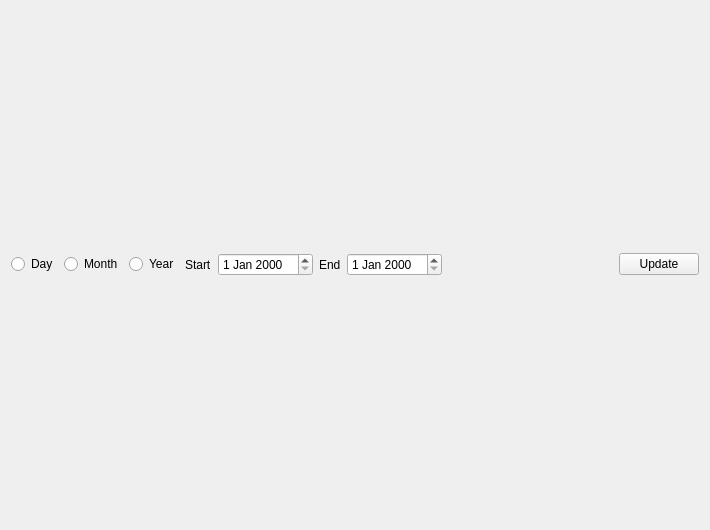
<?xml version="1.0" encoding="UTF-8"?>
<ui version="4.0">
 <class>StatForm</class>
 <widget class="QWidget" name="StatForm">
  <property name="geometry">
   <rect>
    <x>0</x>
    <y>0</y>
    <width>710</width>
    <height>530</height>
   </rect>
  </property>
  <property name="windowTitle">
   <string>Form</string>
  </property>
  <layout class="QVBoxLayout" name="verticalLayout">
   <item>
    <layout class="QGridLayout" name="gridLayout">
     <item row="0" column="5">
      <widget class="QLabel" name="label_2">
       <property name="text">
        <string>End</string>
       </property>
      </widget>
     </item>
     <item row="0" column="8">
      <widget class="QPushButton" name="mUpdateBtn">
       <property name="text">
        <string>Update</string>
       </property>
      </widget>
     </item>
     <item row="0" column="0">
      <widget class="QRadioButton" name="mDayRadio">
       <property name="text">
        <string>Day</string>
       </property>
      </widget>
     </item>
     <item row="0" column="1">
      <widget class="QRadioButton" name="mMonthRadio">
       <property name="text">
        <string>Month</string>
       </property>
      </widget>
     </item>
     <item row="0" column="6">
      <widget class="QDateEdit" name="mEndDate"/>
     </item>
     <item row="0" column="3">
      <widget class="QLabel" name="label">
       <property name="text">
        <string>Start</string>
       </property>
      </widget>
     </item>
     <item row="0" column="4">
      <widget class="QDateEdit" name="mStartDate"/>
     </item>
     <item row="0" column="2">
      <widget class="QRadioButton" name="mYearRadio">
       <property name="text">
        <string>Year</string>
       </property>
      </widget>
     </item>
     <item row="0" column="7">
      <spacer name="horizontalSpacer">
       <property name="orientation">
        <enum>Qt::Horizontal</enum>
       </property>
       <property name="sizeHint" stdset="0">
        <size>
         <width>40</width>
         <height>20</height>
        </size>
       </property>
      </spacer>
     </item>
    </layout>
   </item>
   <item>
    <layout class="QGridLayout" name="mGridLayout"/>
   </item>
  </layout>
 </widget>
 <resources/>
 <connections/>
</ui>
